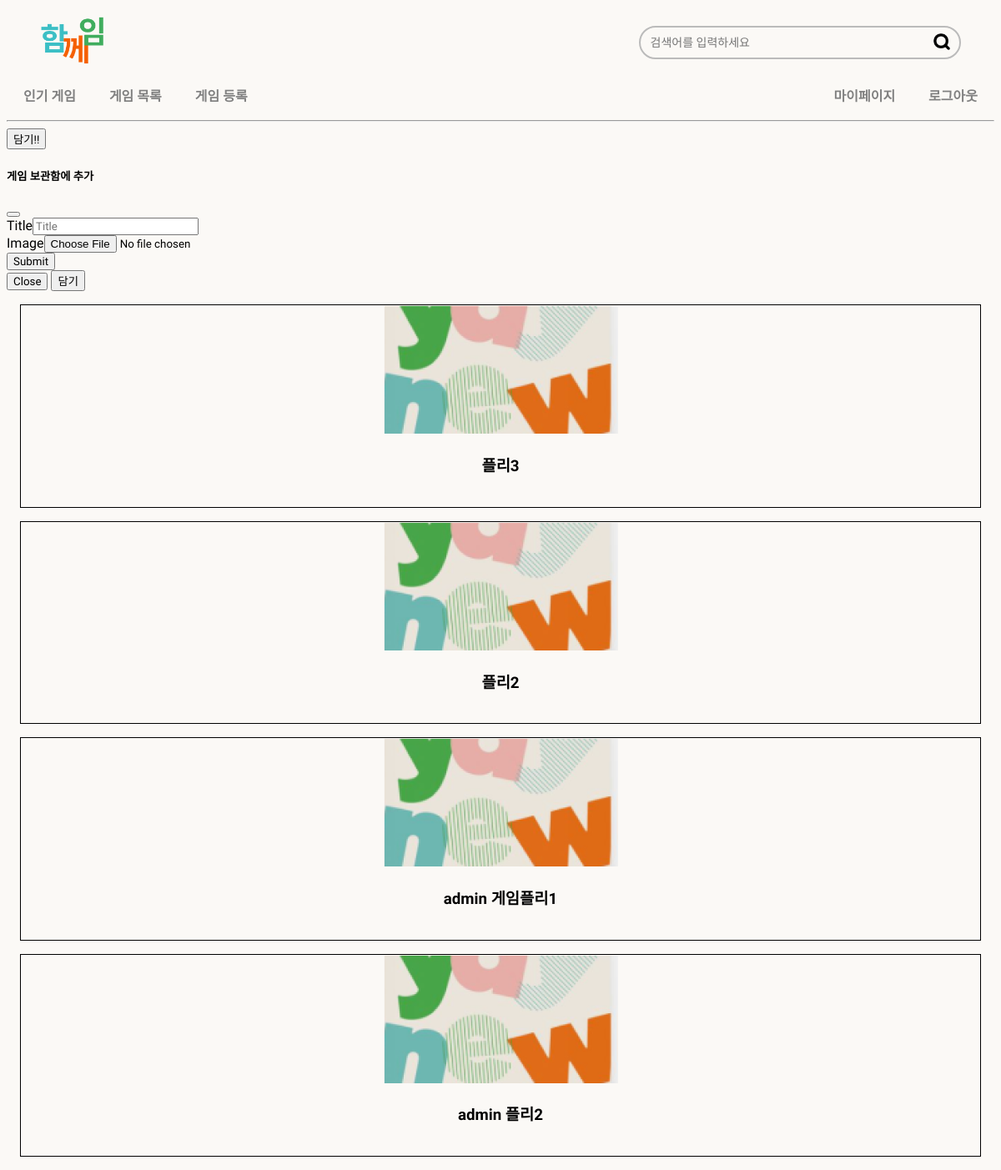
Page /gameplaylists/list/ (signed in) on the committed database.
### gameplaylist/models.py (models this page shows, shortened)
class GamePlaylist(models.Model):
    title = models.CharField(max_length=30, null=False)
    games = models.ManyToManyField(Game, null=True)
    author = author = models.ForeignKey(User, null=True, on_delete=models.SET_NULL, related_name='posted_gamelist')
    created_at = models.DateField(auto_now_add=True)
    image = models.ImageField(upload_to="images/gamelist/", null=True, blank=True)
    collectors = models.ManyToManyField(User, null=True,blank=True, related_name='collected_gamelist')

### gameplaylist/views.py (the view, shortened to what this page needs)
# urls.py: path('list/', GamePlaylistListView.as_view(), name='list'),
class GamePlaylistListView(ListView, FormMixin):
    model = GamePlaylist
    context_object_name = 'gameplaylist_list'
    template_name = 'gameplaylist/list.html'
    ordering = '-pk'
    form_class = GamePlaylistCreationForm
    def get_queryset(self):
        return GamePlaylist.objects.filter(collectors=self.request.user)

### gameplaylist/forms.py
class GamePlaylistCreationForm(forms.ModelForm):
    class Meta:
        model = GamePlaylist
        fields = ['title', 'image']

### gameplaylist/templates/gameplaylist/list.html (shortened to what this page needs)
{% extends 'base.html' %}
{% load static %}
{% block extrahead %}
<link rel="stylesheet" href="{% static 'css/main.css' %}?after" />
{% endblock %}
{% block content %}
    <div class="container" >
        {% include 'gameplaylist/create.html' with user=user %}
        {% if gameplaylist_list %}
            {% for gameplaylist in gameplaylist_list %}
              <a href="{% url 'gameplaylist:detail' pk=gameplaylist.pk %}">
                <div style="text-align:center; border: 1px solid; margin: 1rem; color:black;">
                    {% if gameplaylist.image %}
                            <img style="width:100%; border-radius=1rem; margin:2rem 0;"
                                 src="{{gameplaylist.image.url }}" alt="">
                        {% else %}
                            <img src="{% static 'image/thumbnail.png' %}" alt="">
                    {% endif %}
                    <h3>{{gameplaylist.title}}</h3><br>
                </div>
              </a>
            {% endfor %}
        {% else %}
              <h1>Nothing...</h1>
            </div>
        {% endif %}
    </div>
{% endblock %}

### static/css/main.css (style rules this page uses)
html { background-color: rgba(251, 249, 246, 1); }
* { font-family: "IBM Plex Sans KR"; }
a { margin: 0; color: inherit; text-decoration: none; }

### rows in the picture
GamePlaylist: title "플리3"
GamePlaylist: title "플리2"
GamePlaylist: title "admin 게임플리1"
GamePlaylist: title "admin 플리2"
